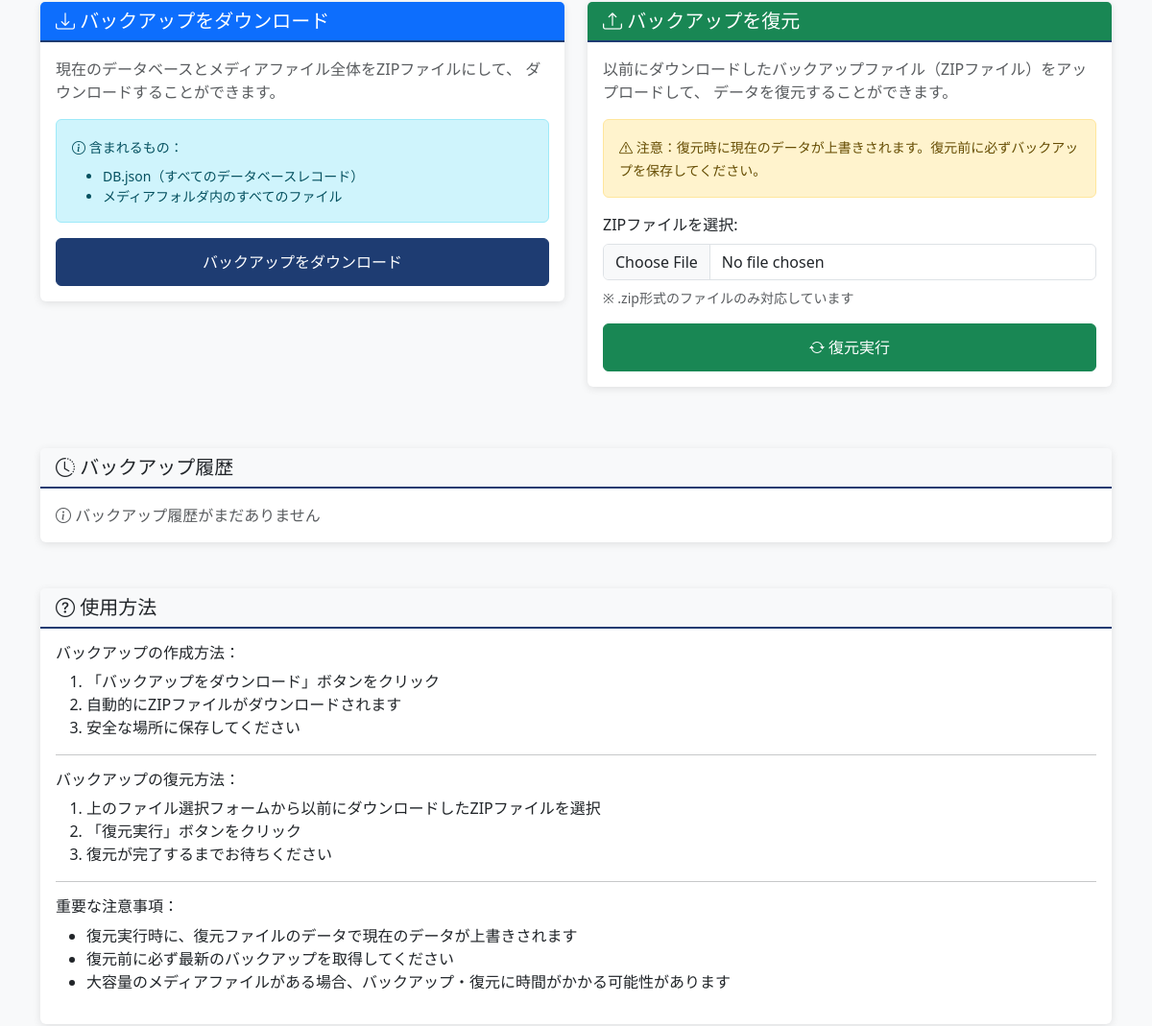
/backup/ (middle part), run on an earlier commit of the app's database.
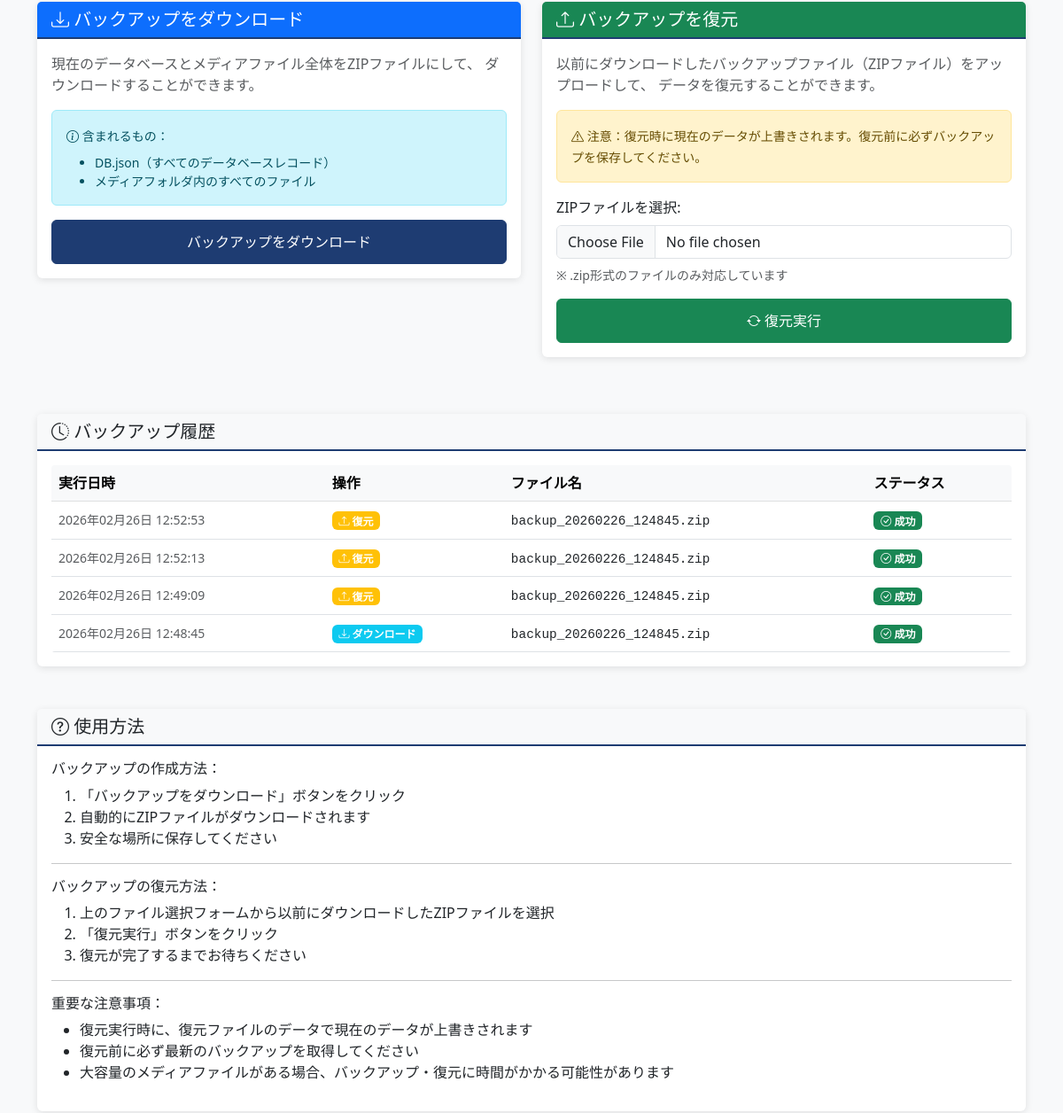
And on a later commit of the database.
### ct_app/models.py (models this page shows, shortened)
class BackupHistory(models.Model):
    BACKUP_TYPE_CHOICES = [
        ('export', 'バックアップ実行'),
        ('import', 'バックアップ復元'),
    ]
    backup_type = models.CharField(
        max_length=20,
        choices=BACKUP_TYPE_CHOICES,
        default='export'
    )
    created_at = models.DateTimeField(auto_now_add=True)
    filename = models.CharField(max_length=255, blank=True, null=True)
    status = models.CharField(
        max_length=20,
        choices=[('success', '成功'), ('failed', '失敗')],
        default='success'
    )
    error_message = models.TextField(blank=True, null=True)
    class Meta:
        ordering = ['-created_at']
        verbose_name_plural = "Backup Histories"

### ct_app/views.py (the view)
# urls.py: path('backup/', views.BackupPageView.as_view(), name='backup'),
class BackupPageView(View):
    def get(self, request):
        histories = BackupHistory.objects.all()[:10]
        context = {
            'page_title': 'バックアップ管理',
            'histories': histories,
        }
        return render(request, 'ct_app/backup.html', context)

### ct_app/templates/ct_app/backup.html (shortened to what the changed rows need)
{% extends 'ct_app/base.html' %}
{% block content %}
<div class="container my-5">
    <div class="card mt-5">
        <div class="card-body">
            {% if histories %}
            <div class="table-responsive">
                <table class="table table-hover mb-0">
                    <thead class="table-light">
                        <tr>
                            <th>実行日時</th>
                            <th>操作</th>
                            <th>ファイル名</th>
                            <th>ステータス</th>
                        </tr>
                    </thead>
                    <tbody>
                        {% for history in histories %}
                        <tr>
                            <td>
                                <small class="text-muted">
                                    {{ history.created_at|date:"Y年m月d日 H:i:s" }}
                                </small>
                            </td>
                            <td>
                                {% if history.backup_type == 'export' %}
                                    <span class="badge bg-info">
                                        <i class="bi bi-download"></i> ダウンロード
                                    </span>
                                {% else %}
                                    <span class="badge bg-warning">
                                        <i class="bi bi-upload"></i> 復元
                                    </span>
                                {% endif %}
                            </td>
                            <td>
                                <small class="text-monospace">
                                    {% if history.filename %}
                                        {{ history.filename }}
                                    {% else %}
                                        <span class="text-muted">-</span>
                                    {% endif %}
                                </small>
                            </td>
                            <td>
                                {% if history.status == 'success' %}
                                    <span class="badge bg-success">
                                        <i class="bi bi-check-circle"></i> 成功
                                    </span>
                                {% endif %}
                            </td>
                        </tr>
                        {% endfor %}
                    </tbody>
                </table>
            </div>
            {% else %}
            <p class="text-muted mb-0">
                <i class="bi bi-info-circle"></i> バックアップ履歴がまだありません
            </p>
            {% endif %}
        </div>
    </div>
</div>
{% endblock %}

What changed in the data, as far as the page shows it:
added BackupHistory: created_at "2026年02月26日 12:52:53", backup_type "import" (drawn), filename "backup_20260226_124845.zip", status "success" (drawn)
added BackupHistory: created_at "2026年02月26日 12:52:13", backup_type "import" (drawn), filename "backup_20260226_124845.zip", status "success" (drawn)
added BackupHistory: created_at "2026年02月26日 12:49:09", backup_type "import" (drawn), filename "backup_20260226_124845.zip", status "success" (drawn)
added BackupHistory: created_at "2026年02月26日 12:48:45", backup_type "export" (drawn), filename "backup_20260226_124845.zip", status "success" (drawn)
Also different on the page:
text no longer shown: "バックアップ履歴がまだありません"
text now shown: "実行日時 操作 ファイル名 ステータス"
